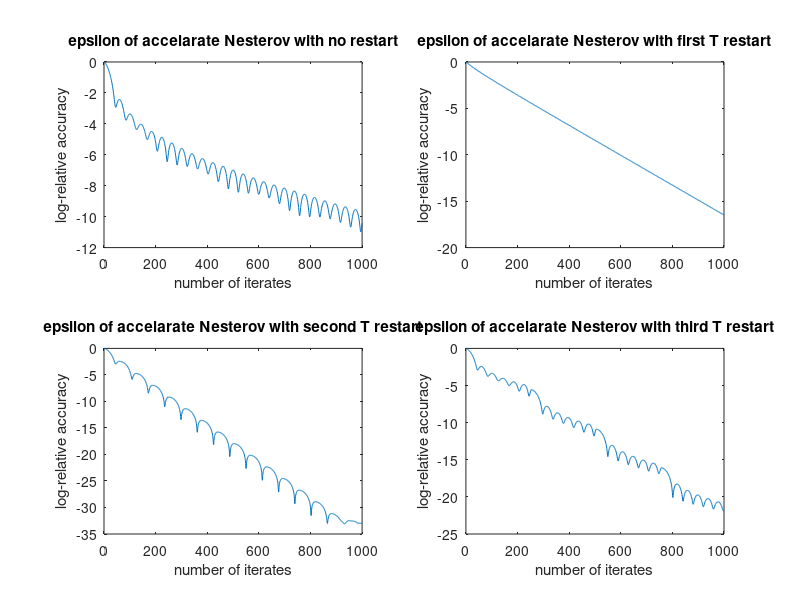

Write MATLAB code to recreate this figure.
%% Effect of restart in accelerated Nesterov
% Consider one instance of problem 2

% form a quadratic optimization problem
n=100;
B=randn(n,n);
D=diag(log(10+exp(randn(n,1))));
Q=B*B'+D;
b=10*randn(n,1);
%errs = zeros(n,1);
% Optimal salution by first order optimality condition
xstar=-Q\b; 
% Accelerated gradient method---------------------------------------------------
% set some fixed values
x0 = zeros(n,1); % initial point
L= max(eig(Q)); % Lipschitz constant: max eigenvalue of Q
Sigma = min(eig(Q)); % min eigenvalue of Q
K=L/Sigma; % condition number



% Accelerated gradient method with no restart
x=x0;
xr=x0;
a=0;
ar=(1/2)*(1+sqrt(4*a^2+1));
t= (a-1)/ar;
errANs1=zeros(n,1);
for r=1:1000
    erAN=norm(xr-xstar)/norm(x0-xstar);
    errANs1(r)=log(erAN);
    arr=(1/2)*(1+sqrt(4*ar^2+1));
    tr=(ar-1)/arr;
    %ar=(1/2)*(1+sqrt(4*a^2+1));
    yrr=(1+tr)*xr-tr*x;
    xrr=yrr-(1/L)*(Q*(yrr)+b);
    a=ar;
    ar=arr;
    x=xr;
    xr=xrr;
end
epsilonAN1 = log(norm(xrr-xstar)/norm(x0-xstar));
subplot(2,2,1);
plot(errANs1);
title('epsilon of accelarate Nesterov with no restart');
ylabel('log-relative accuracy');
xlabel('number of iterates');

% Accelerated gradient method with first T restart
T=floor(sqrt(K)); % restart at every T iterations
% set some initial values
xr=x0;
a=0;
ar=(1/2)*(1+sqrt(4*a^2+1));
t= (a-1)/ar;
errANs2=zeros(n,1);
for r=1:1000
    if (mod(r-1,T)==0)
        a=0;
        ar=(1/2)*(1+sqrt(4*a^2+1));
        t= (a-1)/ar;
    end   
    erAN=norm(xr-xstar)/norm(x0-xstar);
    errANs2(r)=log(erAN);
    arr=(1/2)*(1+sqrt(4*ar^2+1));
    tr=(ar-1)/arr;
    %ar=(1/2)*(1+sqrt(4*a^2+1));
    yrr=(1+tr)*xr-tr*x;
    xrr=yrr-(1/L)*(Q*(yrr)+b);
    a=ar;
    ar=arr;
    x=xr;
    xr=xrr;
end
epsilonAN2 = log(norm(xrr-xstar)/norm(x0-xstar));
subplot(2,2,2);
plot(errANs2);
title('epsilon of accelarate Nesterov with first T restart');
ylabel('log-relative accuracy');
xlabel('number of iterates');




% Accelerated gradient method with second T restart
T=floor(5*sqrt(K)); % restart at every T iterations
% set some initial values
xr=x0;
a=0;
ar=(1/2)*(1+sqrt(4*a^2+1));
t= (a-1)/ar;
errANs3=zeros(n,1);
for r=1:1000
    if (mod(r-1,T)==0)
        a=0;
        ar=(1/2)*(1+sqrt(4*a^2+1));
        t= (a-1)/ar;
    end   
    erAN=norm(xr-xstar)/norm(x0-xstar);
    errANs3(r)=log(erAN);
    arr=(1/2)*(1+sqrt(4*ar^2+1));
    tr=(ar-1)/arr;
    %ar=(1/2)*(1+sqrt(4*a^2+1));
    yrr=(1+tr)*xr-tr*x;
    xrr=yrr-(1/L)*(Q*(yrr)+b);
    a=ar;
    ar=arr;
    x=xr;
    xr=xrr;
end
epsilonAN3 = log(norm(xrr-xstar)/norm(x0-xstar));
subplot(2,2,3);
plot(errANs3);
title('epsilon of accelarate Nesterov with second T restart');
ylabel('log-relative accuracy');
xlabel('number of iterates');



% Accelerated gradient method with third T restart
T=floor(20*sqrt(K)); % restart at every T iterations
% set some initial values
xr=x0;
a=0;
ar=(1/2)*(1+sqrt(4*a^2+1));
t= (a-1)/ar;
errANs4=zeros(n,1);
for r=1:1000
    if (mod(r-1,T)==0)
        a=0;
        ar=(1/2)*(1+sqrt(4*a^2+1));
        t= (a-1)/ar;
    end   
    erAN=norm(xr-xstar)/norm(x0-xstar);
    errANs4(r)=log(erAN);
    arr=(1/2)*(1+sqrt(4*ar^2+1));
    tr=(ar-1)/arr;
    %ar=(1/2)*(1+sqrt(4*a^2+1));
    yrr=(1+tr)*xr-tr*x;
    xrr=yrr-(1/L)*(Q*(yrr)+b);
    a=ar;
    ar=arr;
    x=xr;
    xr=xrr;
end
epsilonAN4 = log(norm(xrr-xstar)/norm(x0-xstar));
subplot(2,2,4);
plot(errANs4);
title('epsilon of accelarate Nesterov with third T restart');
ylabel('log-relative accuracy');
xlabel('number of iterates');











